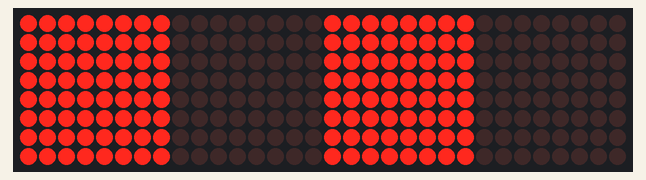
The sketch below on a simulated Arduino Uno, built with avr-gcc and run on an emulated ATmega328P. On the bench: 32×8 LED matrix.

Above: at 0.39 s.
At 11.0 s:
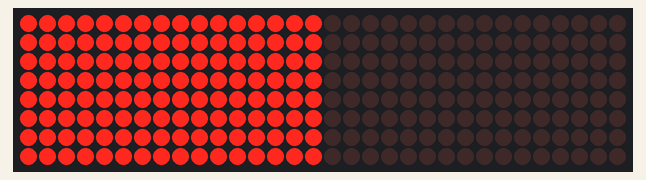
At 15.33 s:
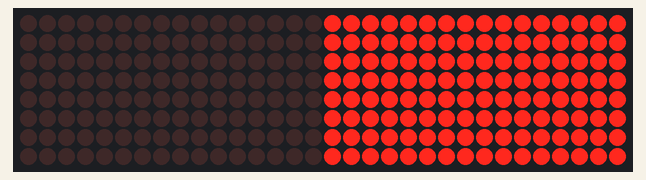
At 19.7 s:
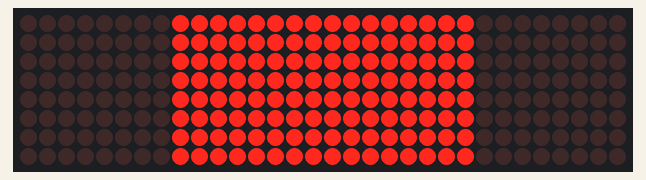
At 29.64 s:
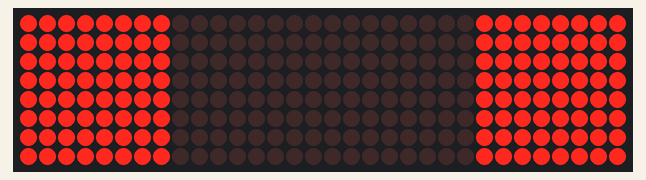
At 39.68 s:
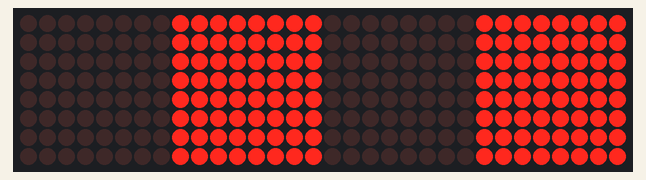

The sketch:

DotMatrix_TryFlipFlop.ino
```cpp
#include <SPI.h>
#include <Adafruit_GFX.h>
#include <Max72xxPanel.h>

int pinCS = 10; // Attach CS to this pin, DIN to MOSI and CLK to SCK
int numberOfHorizontalDisplays = 1;
int numberOfVerticalDisplays = 4;

Max72xxPanel matrix = Max72xxPanel(pinCS, numberOfHorizontalDisplays, numberOfVerticalDisplays);

int wait = 100; // In milliseconds
int x, i, y, j;

void strobe1(){
  for(j=0;j<4;j++)
  {
  for(y=0;y<2;y++)
  {
  for(i=0;i<=7;i++)
  {
    for(x=0;x<=7;x++)
    {
      matrix.drawPixel(x, i, 1);
      matrix.drawPixel(x+16, i, 1);
      matrix.write();
    }
  }
  delay(100);
  for(i=0;i<=7;i++)
  {
    for(x=0;x<=7;x++)
    {
      matrix.drawPixel(x, i, 0);
      matrix.drawPixel(x+16, i, 0);
      matrix.write();
    }
  }
  delay(100);
  }
  for(y=0;y<2;y++)
  {
  for(i=0;i<=7;i++)
  {
    for(x=0;x<=7;x++)
    {
      matrix.drawPixel(x+8, i, 1);
      matrix.drawPixel(x+24, i, 1);
      matrix.write();
    }
  }
  delay(100);
  for(i=0;i<=7;i++)
  {
    for(x=0;x<=7;x++)
    {
      matrix.drawPixel(x+8, i, 0);
      matrix.drawPixel(x+24, i, 0);
      matrix.write();
    }
  }
  delay(100);
  }
  }

  for(j=0;j<10;j++)
  {
  for(i=0;i<=7;i++)
  {
    for(x=0;x<=7;x++)
    {
      matrix.drawPixel(x, i, 1);
      matrix.drawPixel(x+8, i, 1);
      matrix.drawPixel(x+16, i, 0);
      matrix.drawPixel(x+24, i, 0);
      matrix.write();
    }
  }
  delay(100);
  for(i=0;i<=7;i++)
  {
    for(x=0;x<=7;x++)
    {
      matrix.drawPixel(x, i, 0);
      matrix.drawPixel(x+8, i, 0);
      matrix.drawPixel(x+16, i, 1);
      matrix.drawPixel(x+24, i, 1);
      matrix.write();
    }
  }
  delay(100);
  }
  matrix.fillScreen(LOW);
  matrix.write();
  delay(200);
}

void strobe2(){
  for(i=0;i<2;i++)
  {
    for(j=0;j<2;j++)
    {
    matrix.fillScreen(HIGH);
    matrix.write();
    delay(100);
    matrix.fillScreen(LOW);
    matrix.write();
    delay(100);
    }
    delay(500);
  }
}

void strobe3(){
  for(j=0;j<4;j++)
  {
  for(y=0;y<2;y++)
  {
  for(i=0;i<=7;i++)
  {
    for(x=0;x<=7;x++)
    {
      matrix.drawPixel(x+8, i, 1);
      matrix.drawPixel(x+16, i, 1);
      matrix.write();
    }
  }
  delay(100);
  for(i=0;i<=7;i++)
  {
    for(x=0;x<=7;x++)
    {
      matrix.drawPixel(x+8, i, 0);
      matrix.drawPixel(x+16, i, 0);
      matrix.write();
    }
  }
  delay(100);
  }
  for(y=0;y<2;y++)
  {
  for(i=0;i<=7;i++)
  {
    for(x=0;x<=7;x++)
    {
      matrix.drawPixel(x, i, 1);
      matrix.drawPixel(x+24, i, 1);
      matrix.write();
    }
  }
  delay(100);
  for(i=0;i<=7;i++)
  {
    for(x=0;x<=7;x++)
    {
      matrix.drawPixel(x, i, 0);
      matrix.drawPixel(x+24, i, 0);
      matrix.write();
    }
  }
  delay(100);
  }
  }
}

void setup() {

  matrix.setIntensity(15); // Use a value between 0 and 15 for brightness

// Adjust to your own needs
  matrix.setPosition(0, 0, 0); // The first display is at <0, 0>
  matrix.setPosition(1, 1, 0); // The second display is at <1, 0>
  matrix.setPosition(2, 2, 0); // The third display is at <2, 0>
  matrix.setPosition(3, 3, 0); // And the last display is at <3, 0>
//  ...
//  matrix.setRotation(0, 2);    // The first display is position upside down
 matrix.setRotation(3);    // The same hold for the last display
}

void loop() {
  //matrix.fillScreen(HIGH);
  strobe1();
  strobe2();
  strobe3();
  delay(wait);
}
```
